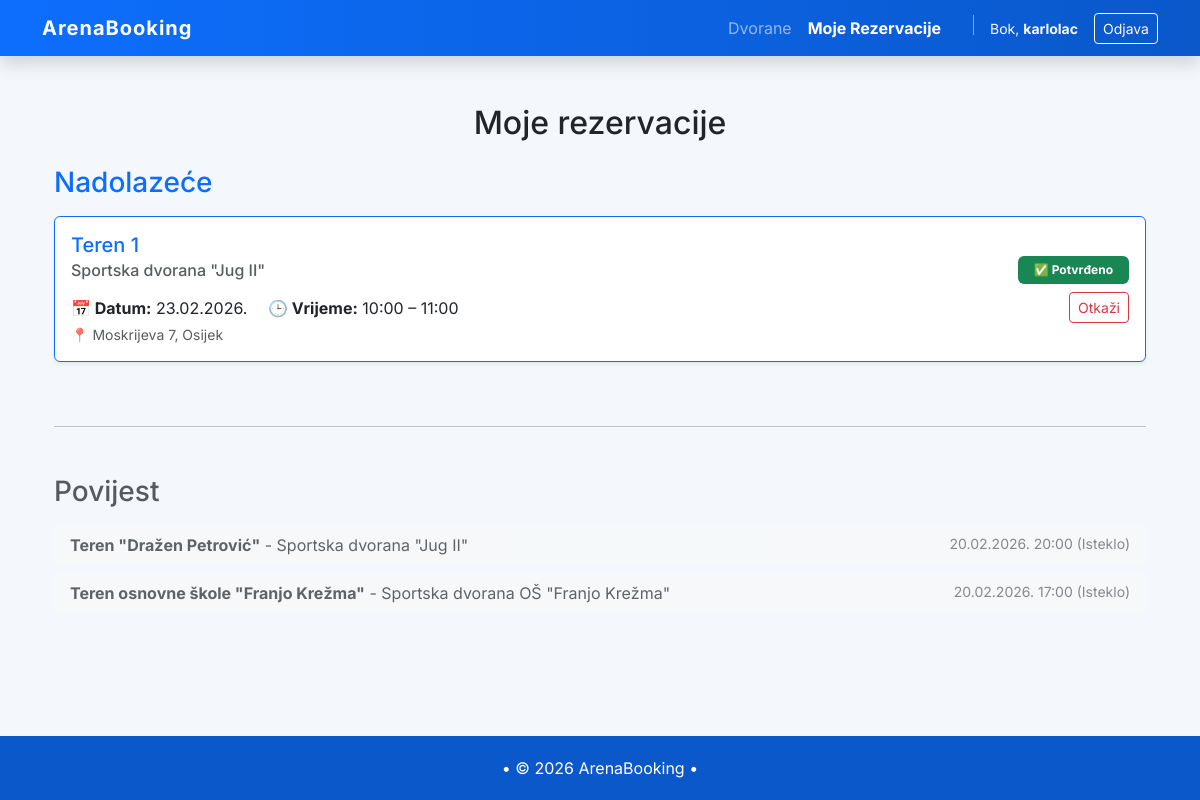
/bookings/ (signed in), run on an earlier commit of the app's database.
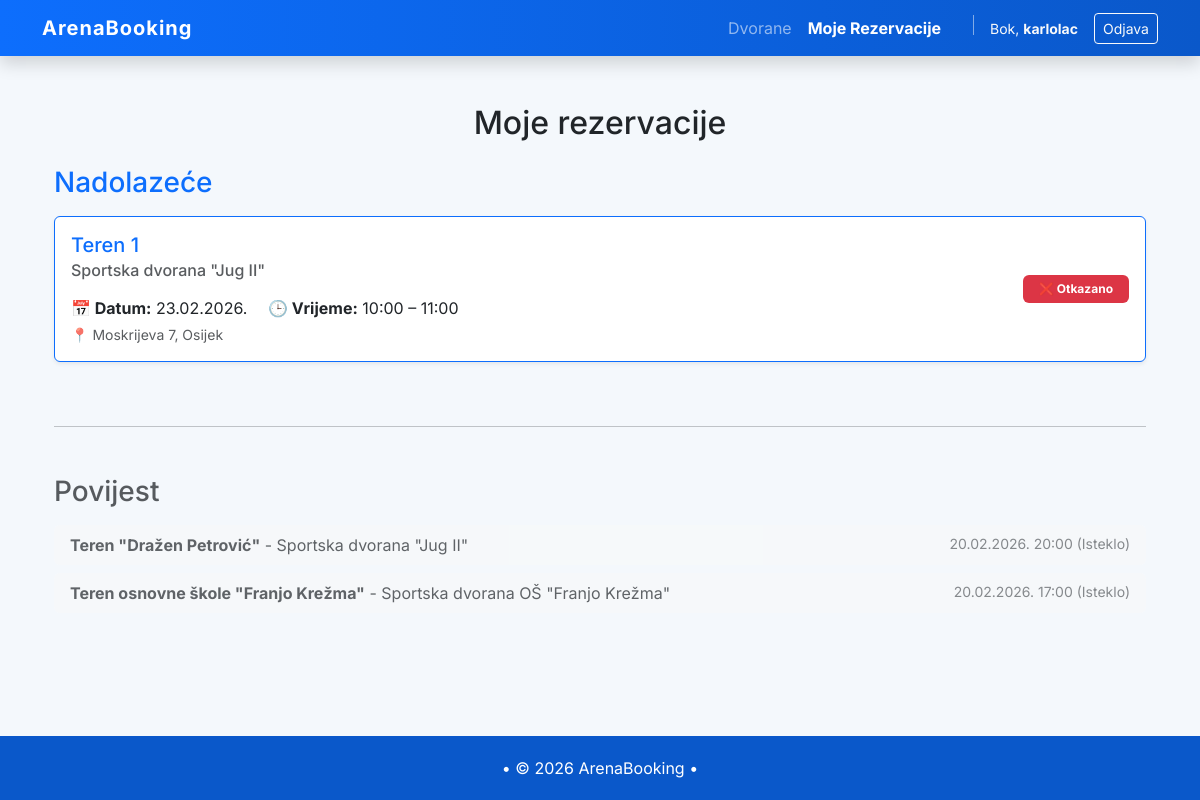
And on a later commit of the database.
### bookings/models.py (models this page shows, shortened)
class Booking(models.Model):
    user = models.ForeignKey(User, on_delete=models.CASCADE, related_name="bookings")
    court = models.ForeignKey(Court, on_delete=models.CASCADE, related_name="bookings")
    start_datetime = models.DateTimeField()
    end_datetime = models.DateTimeField()
    created_at = models.DateTimeField(auto_now_add=True)
    STATUS_CHOICES = [
        ('pending', 'Na čekanju'),
        ('confirmed', 'Potvrđeno'),
        ('cancelled', 'Otkazano'),
    ]
    status = models.CharField(
        max_length=20,
        choices=STATUS_CHOICES,
        default='pending'
    )
    class Meta:
        permissions = [
        ("can_approve_booking", "Can approve booking"),
    ]

### facilities/models.py (models this page shows, shortened)
class Court(models.Model):
    class Sport(models.TextChoices):
        FOOTBALL = "football", "Nogomet"
        BASKETBALL = "basketball", "Košarka"
        TENNIS = "tennis", "Tenis"
        PADEL = "padel", "Padel"
        OTHER = "other", "Ostalo"
    sport = models.CharField(
    max_length=20,
    choices=Sport.choices,
    blank=True,
    null=True
    )
    facility = models.ForeignKey(Facility, on_delete=models.CASCADE, related_name="courts")
    name = models.CharField(max_length=80)
    is_active = models.BooleanField(default=True)

class Facility(models.Model):
    name = models.CharField(max_length=120)
    address = models.CharField(max_length=200)
    city = models.CharField(max_length=80, blank=True)
    is_active = models.BooleanField(default=True)
    working_from = models.TimeField(default=time(8, 0))  # Podrazumijevano 08:00
    working_till = models.TimeField(default=time(22, 0)) # Podrazumijevano 22:00
    class Meta:
        verbose_name = "Facility"
        verbose_name_plural = "Facilities"

### bookings/views.py (the view)
# urls.py: path('bookings/', include('bookings.urls')),
@login_required
def bookings(request):
    if request.user.is_superuser:
        raise PermissionDenied("Admin nema pristup rezervacijama.")
    now = timezone.now()
    user_bookings = (
        Booking.objects
        .filter(user=request.user)
        .select_related("court")
        .order_by("-start_datetime")
    )
    active_bookings = user_bookings.filter(end_datetime__gt=now).order_by("start_datetime")
    past_bookings = user_bookings.filter(end_datetime__lte=now).order_by("-start_datetime")
    return render(request, "bookings/bookings.html", {
        "active_bookings": active_bookings,
        "past_bookings": past_bookings,
        "now": now,
    })

### bookings/templates/bookings/bookings.html (shortened to what this page needs)
{% extends "base.html" %}
{% block content %}
<div class="container mt-4">
    <h2 class="mb-4 text-center">Moje rezervacije</h2>
    <h3 class="text-primary mb-3">Nadolazeće</h3>
    {% if active_bookings %}
        <div class="row">
            {% for b in active_bookings %}
                <div class="col-12 mb-3">
                    <div class="card border-primary shadow-sm">
                        <div class="card-body d-flex justify-content-between align-items-center">
                            <div>
                                <h5 class="card-title mb-1 text-primary">{{ b.court.name }}</h5>
                                <h6 class="text-muted mb-3">{{ b.court.facility.name }}</h6>
                                <p class="card-text mb-0">
                                    <strong>📅 Datum:</strong> {{ b.start_datetime|date:"d.m.Y." }}
                                    <span class="ms-3"><strong>🕒 Vrijeme:</strong> {{ b.start_datetime|date:"H:i" }} – {{ b.end_datetime|date:"H:i" }}</span>
                                </p>
                                <small class="text-muted d-block mt-1">📍 {{ b.court.facility.address }}, {{ b.court.facility.city }}</small>
                            </div>
                            <div class="text-end">
                                {% if b.status == 'pending' %}
                                    <span class="badge bg-warning text-dark p-2 px-3">⌛ Na čekanju</span>
                                {% elif b.status == 'confirmed' %}
                                    <span class="badge bg-success p-2 px-3">✅ Potvrđeno</span>
                                {% else %}
                                    <span class="badge bg-danger p-2 px-3">❌ Otkazano</span>
                                {% endif %}
                                {% if b.status != 'cancelled' and b.start_datetime > now and not user.is_staff %}
                                    <form action="{% url 'bookings:cancel_booking' b.id %}" method="post" class="mt-2">
                                        <button type="submit"
                                                class="btn btn-sm btn-outline-danger"
                                                onclick="return confirm('Jesi siguran da želiš otkazati ovu rezervaciju?');">
                                            Otkaži
                                        </button>
                                    </form>
                                {% endif %}
                                </div>
                        </div>
                    </div>
                </div>
            {% endfor %}
        </div>
    {% else %}
        <div class="alert alert-light border shadow-sm text-center">Nema aktivnih rezervacija.</div>
    {% endif %}
    <hr class="my-5">
    <h3 class="text-muted mb-3">Povijest</h3>
    {% if past_bookings %}
        <div class="row">
            {% for b in past_bookings %}
                <div class="col-12 mb-2" style="opacity: 0.7;">
                    <div class="card bg-light border-0">
                        <div class="card-body py-2 d-flex justify-content-between">
                            <span><strong>{{ b.court.name }}</strong> - {{ b.court.facility.name }}</span>
                            <span class="text-muted small">{{ b.start_datetime|date:"d.m.Y. H:i" }} (Isteklo)</span>
                        </div>
                    </div>
                </div>
            {% endfor %}
        </div>
    {% else %}
        <p class="text-muted italic">Povijest rezervacija je prazna.</p>
    {% endif %}
</div>
{% endblock %}

### ArenaBooking/templates/base.html (shortened to what this page needs)
<!DOCTYPE html>
<html lang="hr">
<head>
    <link href="https://cdn.jsdelivr.net/npm/bootstrap@5.3.3/dist/css/bootstrap.min.css" rel="stylesheet">
</head>
<body class="d-flex flex-column min-vh-100">
{% load static %}
<nav class="navbar navbar-expand-lg navbar-dark shadow">
    <div class="container">
        <a class="navbar-brand" href="{% url 'home' %}">ArenaBooking</a>
        <div class="collapse navbar-collapse justify-content-end" id="navbarNav">
            <ul class="navbar-nav align-items-center">
    <li class="nav-item">
        <a class="nav-link {% if 'facilities' in request.path %}active fw-bold{% endif %}"
           href="{% url 'facilities:facilities' %}">Dvorane</a>
    </li>
                {% if not user.is_superuser %}
                <li class="nav-item">
                    <a class="nav-link {% if 'bookings' in request.path and 'approve' not in request.path %}active fw-bold{% endif %}"
                    href="{% url 'bookings:bookings' %}">
                    Moje Rezervacije
                    </a>
                </li>
                {% endif %}
            <div class="d-flex align-items-center ms-lg-3">
                {% if user.is_authenticated %}
                    <span class="text-light me-3 small">Bok, <strong>{{ user.username }}</strong></span>
                    <form action="{% url 'logout' %}" method="post" class="d-inline">
                        <button type="submit" class="btn btn-outline-light btn-sm">Odjava</button>
                    </form>
                {% else %}
                    <a href="{% url 'login' %}" class="btn btn-outline-light btn-sm me-2">Prijava</a>
                    <a href="{% url 'accounts:signup' %}" class="btn btn-warning btn-sm fw-bold text-dark">Registracija</a>
                {% endif %}
            </div>
            </ul>
        </div>
    </div>
</nav>
<main class="flex-fill">
  <div class="container mt-5">
        {% block content %}
        {% endblock %}
    </div>
</main>
<footer class="text-center mt-auto">
    <div class="container">
        <p class="mb-0">• © 2026 ArenaBooking •</p>
    </div>
</footer>
</body>
</html>

### ArenaBooking/templates/base.html (style rules this page uses)
body { font-family: 'Inter', sans-serif; background-color: #f4f8fc; }
.navbar { background: linear-gradient(90deg, #0d6efd, #0a58ca); }
.navbar-brand { font-weight: 700; letter-spacing: 1px; }
footer { background-color: #0a58ca; color: white; padding: 20px 0; margin-top: 80px; }

What changed in the data, as far as the page shows it:
changed Booking "Teren 1": status "✅ Potvrđeno Otkaži" → "❌ Otkazano"
